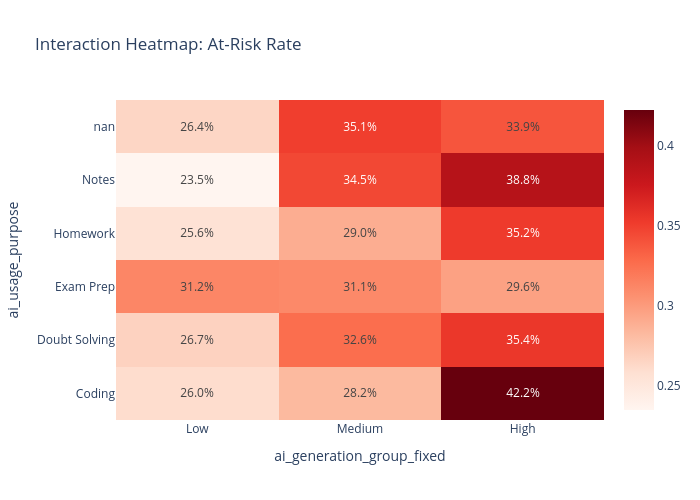

The code cell stored with this chart in its notebook:
### Code cell
# Interaction Heatmap 2: At-Risk Rate
if "ai_usage_purpose" in ai_subset.columns and "ai_generation_group_fixed" in ai_subset.columns and "at_risk" in ai_subset.columns:
    # Create pivot table for at-risk rates
    interact_risk = ai_subset.pivot_table(
        values="at_risk",
        index="ai_usage_purpose",
        columns="ai_generation_group_fixed",
        aggfunc="mean"
    )
    
    # Reorder columns
    desired_cols = ["Low", "Medium", "High"]
    interact_risk = interact_risk[[c for c in desired_cols if c in interact_risk.columns]]
    
    # Create interactive heatmap
    fig2 = go.Figure(data=go.Heatmap(
        z=interact_risk.values,
        x=interact_risk.columns,
        y=interact_risk.index,
        text=(interact_risk.values * 100).round(1),
        texttemplate='%{text:.1f}%',
        textfont={"size": 12},
        colorscale="Reds",
        hovertemplate='Purpose: %{y}<br>AI Generation: %{x}<br>At-Risk Rate: %{z:.1%}<extra></extra>'
    ))
    
    fig2.update_layout(
        title="Interaction Heatmap: At-Risk Rate",
        xaxis_title="ai_generation_group_fixed",
        yaxis_title="ai_usage_purpose",
        width=700,
        height=500
    )
    
    fig2.show()
    display(Markdown("*This interactive heatmap shows the proportion of at-risk students (final_score < 50) across different AI usage purposes and AI content generation levels.*"))

### Figure 1 — Plotly figure (JSON) as saved in the notebook; plotly's stock layout.template omitted (floating-point values rounded to 4 significant figures)
{"data": [{"colorscale": [[0, "rgb(255,245,240)"], [0.125, "rgb(254,224,210)"], [0.25, "rgb(252,187,161)"], [0.375, "rgb(252,146,114)"], [0.5, "rgb(251,106,74)"], [0.625, "rgb(239,59,44)"], [0.75, "rgb(203,24,29)"], [0.875, "rgb(165,15,21)"], [1, "rgb(103,0,13)"]], "hovertemplate": "Purpose: %{y}<br>AI Generation: %{x}<br>At-Risk Rate: %{z:.1%}<extra></extra>", "text": [[26.0, 28.2, 42.2], [26.7, 32.6, 35.4], [31.2, 31.1, 29.6], [25.6, 29.0, 35.2], [23.5, 34.5, 38.8], [26.4, 35.1, 33.9]], "textfont": {"size": 12}, "texttemplate": "%{text:.1f}%", "type": "heatmap", "x": ["Low", "Medium", "High"], "y": ["Coding", "Doubt Solving", "Exam Prep", "Homework", "Notes", "nan"], "z": [[0.2598, 0.2824, 0.4223], [0.2667, 0.3261, 0.3543], [0.3118, 0.3105, 0.2963], [0.2561, 0.2896, 0.3523], [0.2346, 0.3455, 0.3882], [0.2645, 0.3506, 0.3388]]}], "layout": {"height": 500, "title": {"text": "Interaction Heatmap: At-Risk Rate"}, "width": 700, "xaxis": {"title": {"text": "ai_generation_group_fixed"}}, "yaxis": {"title": {"text": "ai_usage_purpose"}}}}
